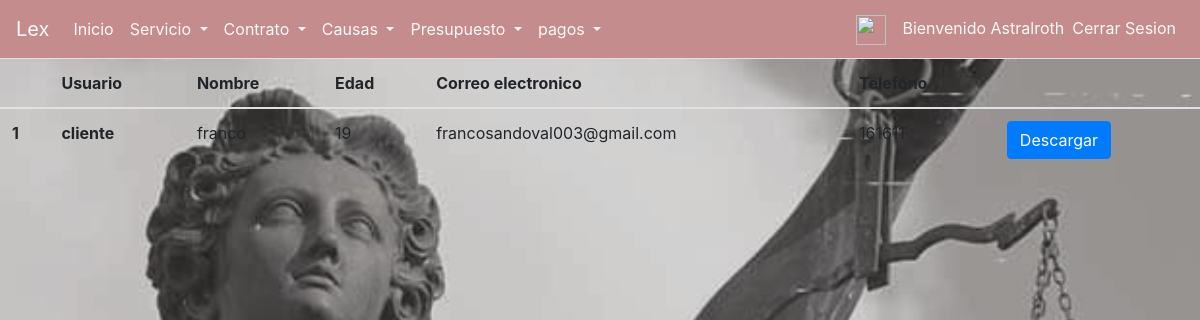
The app's page /contract/view/staff (signed in) with its own data.
### core/models.py (models this page shows, shortened)
class Contrato(models.Model):
    abogado=models.ForeignKey('auth.User', on_delete=models.CASCADE, null=True)
    name=models.CharField(max_length=100)
    rut=models.CharField(max_length=10)
    age=models.IntegerField(null=True)
    email=models.EmailField(max_length=254)
    phone=models.CharField(max_length=12)
    files_boleta=models.FileField(null=True)
    files_causa=models.FileField(null=True)
    datetime=models.DateField(blank=True, null=True)
    type_service=models.CharField(max_length=30,blank=True, null=True)
    additional_service=models.CharField(max_length=30,blank=True, null=True)

### core/views.py (the view)
# urls.py: path('contract/view/staff', views.consultar_contratos_staff, name='contract_view_staff'),
def consultar_contratos_staff(request):
    contrato=Contrato.objects.select_related('abogado').all()
    return render(request, 'core/consultar_contratos.html',{'list':contrato})

### core/templates/core/consultar_contratos.html
{% extends 'core/base.html' %}
{% block content %}
<table class="table table-hover">
<thead>
        <tr>
            <th></th>
            {% if user.is_staff %}<th>Usuario</th>{% endif %}
            <th>Nombre</th>
            <th>Edad</th>
            <th>Correo electronico</th>
            <th>Telefono</th>
            <th></th>
        </tr>
    </thead>
    <tbody>
        {% for c in list %}
        <tr>
            <th scope="row">{{ c.id }} </th>
            {% if user.is_staff %}<th>{{c.abogado}}</th>{% endif %}
            <td>{{ c.name }}</td>
            <td>{{ c.age }}</td>
            <td>{{c.email}}</td>
            <td>{{c.phone}}</td>
            <td><a class="btn btn-primary" href="">Descargar</a></td>
        </tr>
        {% endfor %}
    </tbody>
</table>
{% endblock content %}

### core/templates/core/base.html (shortened to what this page needs)
{% load static %}
<!DOCTYPE html>
<html lang="es">
<head>
    <link rel="stylesheet" href="{% static 'css/base.css' %}">
    <link rel="stylesheet" href="{% static 'css/solicitar_servicio.css' %}">
    <link rel="stylesheet" href="https://cdn.jsdelivr.net/npm/bootstrap@4.6.0/dist/css/bootstrap.min.css">
</head>
<body>
    <nav class="navbar navbar-expand-lg navbar-light " id = id_navbar>
        <a class="navbar-brand text-light" href="{% url 'index' %}">Lex</a>
        <div class="collapse navbar-collapse" id="navbarSupportedContent">
            <ul class="navbar-nav mr-auto">
                <li class="nav-item active">
                    <a class="nav-link text-light" href="{% url 'index' %}"> Inicio <span class="sr-only">(current)</span></a>
                </li>
                {% if perms.core.view_servicio %}
                <li class="nav-item dropdown ">
                    <a class="nav-link dropdown-toggle text-light" href="#" id="navbarDropdown" role="button"
                        data-toggle="dropdown" aria-haspopup="true" aria-expanded="false">
                        Servicio
                    </a>
                </li>
                {% endif %}
                {% if perms.core.view_contrato %}
                <li class="nav-item dropdown ">
                    <a class="nav-link dropdown-toggle text-light" href="#" id="navbarDropdown" role="button"
                        data-toggle="dropdown" aria-haspopup="true" aria-expanded="false">
                        Contrato
                    </a>
                </li>
                {% endif %}
                {% if perms.core.view_causa %}
                <li class="nav-item dropdown">
                    <a class="nav-link dropdown-toggle text-light" href="#" id="navbarDropdown" role="button"
                        data-toggle="dropdown" aria-haspopup="true" aria-expanded="false">
                        Causas
                    </a>
                </li>
                {% endif %}
                {% if perms.core.view_presupuesto %}
                <li class="nav-item dropdown">
                    <a class="nav-link dropdown-toggle text-light" href="#" id="navbarDropdown" role="button"
                        data-toggle="dropdown" aria-haspopup="true" aria-expanded="false">
                        Presupuesto
                    </a>
                </li>
                {% endif %}
                {% if perms.core.view_pagos %}
                <li class="nav-item dropdown">
                    <a class="nav-link dropdown-toggle text-light" href="#" id="navbarDropdown" role="button"
                        data-toggle="dropdown" aria-haspopup="true" aria-expanded="false">
                        pagos
                    </a>
                </li>
                {% endif %}
            </ul>
            <ul class="navbar-nav">
                <a class="navbar-brand" href="{% url 'profile_edit' %}"><img src="{% static 'img/profile_icon.png' %}" width="30" height="30" alt=""></a>
                <div class="navbar-text text-light">Bienvenido {{user.username}}</div>
                <li class="nav-item">
                    <a class="nav-link text-light" href="{% url 'logout' %}">   Cerrar Sesion</a>
                </li>
            </ul>
        </div>
    </nav>
    {% block content %}{% endblock content %}
</body>
</html>

### core/static/css/base.css (style rules this page uses)
body { background-image: url(../img/fondo_claro.jpg); background-size:cover ; }
nav.navbar { background-color: rgb(196, 140, 140); }

### records on screen
Contrato: id "1", abogado "cliente", name "franco", age "19", email "francosandoval003@gmail.com", phone "161611"

### other values on screen
{{ user.username }} "Astralroth"
